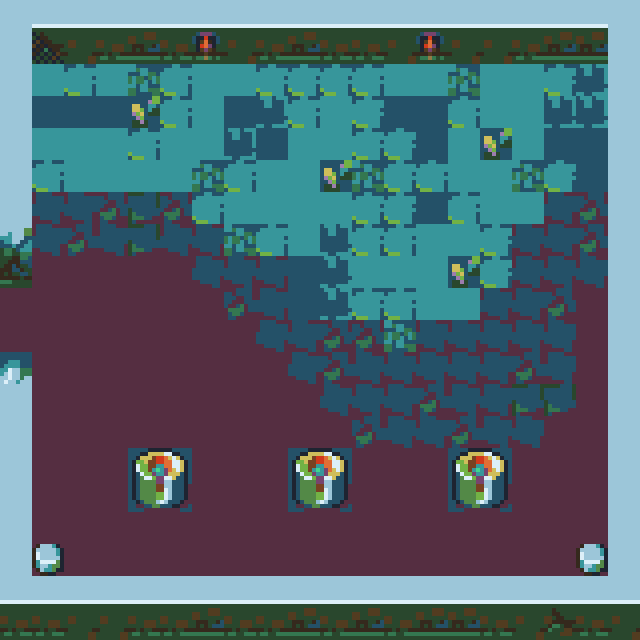

A 2D game scene composited from a Tiled map and its tileset images. What follows is a short description and the map's XML, with every tile layer's data as written:
An orthogonal 20x20 tile map with 32x32 px tiles, 1 tile layer (map), 2 hidden layers not drawn.

<map version="1.2" tiledversion="1.2.4" orientation="orthogonal" renderorder="left-up" width="20" height="20" tilewidth="32" tileheight="32" infinite="0" nextlayerid="4" nextobjectid="1">
 <tileset firstgid="1" source="map.tsx" />
 <layer id="2" name="map" width="20" height="20">
  <data encoding="csv">
1062,1063,1064,1065,1066,1067,1068,1069,1065,1066,1067,1067,1074,1075,1068,1069,1070,1071,1072,1425,
1096,1097,1098,1099,1100,1101,1109,1103,1099,1100,1101,1101,1108,1109,1102,1103,1104,1105,1106,1459,
1198,1340,1339,1340,1338,1339,1340,1340,1270,1270,1270,1270,1340,1167,1473,1166,1167,1476,1203,1493,
1232,1173,1173,1173,1206,1339,1340,1202,1236,1200,1201,1200,1173,1173,1507,1166,1167,1510,1203,1527,
1266,1478,1478,1478,1270,1478,1374,1236,1202,1166,1167,1270,1270,1173,1166,1206,1201,1237,1237,1527,
1300,1270,1478,1478,1478,1478,1408,1270,1478,1166,1206,1473,1474,1270,1166,1167,1475,1476,1271,1527,
1130,1448,1448,1410,1445,1410,1270,1374,1478,1167,1201,1507,1270,1173,1200,1201,1166,1411,1410,1527,
1309,1448,1410,1448,1445,1448,1448,1408,1200,1201,1443,1270,1270,1166,1167,1476,1411,1411,1410,1300,
1343,1381,1381,1381,1381,1381,1448,1448,1448,1202,1203,1166,1166,1167,1206,1476,1411,1411,1413,1334,
1381,1381,1381,1381,1381,1381,1381,1410,1448,1202,1203,1200,1200,1201,1201,1411,1411,1449,1381,1300,
1381,1381,1381,1381,1381,1381,1381,1381,1448,1448,1410,1516,1472,1411,1411,1411,1411,1413,1381,1334,
1178,1381,1381,1381,1381,1381,1381,1381,1381,1448,1410,1411,1411,1411,1411,1411,1449,1413,1381,1368,
1334,1381,1381,1381,1381,1381,1381,1381,1381,1381,1448,1411,1411,1410,1411,1411,1445,1514,1381,1402,
1368,1381,1381,1381,1381,1381,1381,1381,1381,1381,1381,1449,1411,1411,1449,1413,1413,1381,1381,1527,
1402,1381,1381,1381,1446,1447,1381,1381,1381,1446,1447,1381,1414,1414,1446,1447,1380,1381,1381,1246,
1436,1381,1381,1381,1480,1481,1381,1381,1381,1480,1481,1381,1414,1414,1480,1481,1380,1381,1381,1280,
1470,1381,1381,1381,1381,1381,1381,1381,1381,1381,1381,1381,1381,1414,1414,1414,1380,1381,1381,1314,
1504,1144,1381,1381,1381,1381,1381,1381,1381,1381,1381,1381,1381,1381,1414,1414,1414,1381,1144,1348,
1065,1539,1540,1541,1542,1543,1544,1545,1065,1066,1065,1066,1067,1551,1552,1553,1554,1555,1545,1382,
1099,1573,1574,1575,1576,1577,1578,1579,1099,1100,1099,1100,1101,1585,1586,1587,1588,1589,1579,1416
</data>
 </layer>
 <layer id="1" name="collision" width="20" height="20" visible="0">
  <data encoding="csv">
743,743,743,743,743,743,743,743,743,743,743,743,743,743,743,743,743,743,743,743,
743,0,0,0,0,0,0,0,0,0,0,0,0,0,0,0,0,0,0,743,
743,0,0,0,0,0,0,0,0,0,0,0,0,0,0,0,0,0,0,743,
743,0,0,0,0,0,0,0,0,0,0,0,0,0,0,0,0,0,0,743,
743,0,0,0,0,0,0,0,0,0,0,0,0,0,0,0,0,0,0,743,
743,0,0,0,0,0,0,0,0,0,0,0,0,0,0,0,0,0,0,743,
743,0,0,0,0,0,0,0,0,0,0,0,0,0,0,0,0,0,0,743,
743,0,0,0,0,0,0,0,0,0,0,0,0,0,0,0,0,0,0,743,
0,0,0,0,0,0,0,0,0,0,0,0,0,0,0,0,0,0,0,743,
0,0,0,0,0,0,0,0,0,0,0,0,0,0,0,0,0,0,0,743,
0,0,0,0,0,0,0,0,0,0,0,0,0,0,0,0,0,0,0,743,
743,0,0,0,0,0,0,0,0,0,0,0,0,0,0,0,0,0,0,743,
743,0,0,0,0,0,0,0,0,0,0,0,0,0,0,0,0,0,0,743,
743,0,0,0,0,0,0,0,0,0,0,0,0,0,0,0,0,0,0,743,
743,0,0,0,743,743,0,0,0,743,743,0,0,0,743,743,0,0,0,743,
743,0,0,0,0,0,0,0,0,0,0,0,0,0,0,0,0,0,0,743,
743,0,0,0,0,0,0,0,0,0,0,0,0,0,0,0,0,0,0,743,
743,743,0,0,0,0,0,0,0,0,0,0,0,0,0,0,0,0,743,743,
743,743,743,743,743,743,743,743,743,743,743,743,743,743,743,743,743,743,743,743,
743,0,0,0,0,0,0,0,0,0,0,0,0,0,0,0,0,0,0,0
</data>
 </layer>
 <layer id="3" name="light" width="20" height="20" visible="0">
  <data encoding="csv">
0,0,0,0,0,0,0,0,0,0,0,0,0,0,0,0,0,0,0,0,
0,0,0,0,0,0,743,0,0,0,0,0,0,743,0,0,0,0,0,0,
0,0,0,0,0,0,0,0,0,0,0,0,0,0,0,0,0,0,0,0,
0,0,0,0,0,0,0,0,0,0,0,0,0,0,0,0,0,0,0,0,
0,0,0,0,0,0,0,0,0,0,0,0,0,0,0,0,0,0,0,0,
0,0,0,0,0,0,0,0,0,0,0,0,0,0,0,0,0,0,0,0,
0,0,0,0,0,0,0,0,0,0,0,0,0,0,0,0,0,0,0,0,
0,0,0,0,0,0,0,0,0,0,0,0,0,0,0,0,0,0,0,0,
0,0,0,0,0,0,0,0,0,0,0,0,0,0,0,0,0,0,0,0,
0,0,0,0,0,0,0,0,0,0,0,0,0,0,0,0,0,0,0,0,
0,0,0,0,0,0,0,0,0,0,0,0,0,0,0,0,0,0,0,0,
0,0,0,0,0,0,0,0,0,0,0,0,0,0,0,0,0,0,0,0,
0,0,0,0,0,0,0,0,0,0,0,0,0,0,0,0,0,0,0,0,
0,0,0,0,0,0,0,0,0,0,0,0,0,0,0,0,0,0,0,0,
0,0,0,0,0,0,0,0,0,0,0,0,0,0,0,0,0,0,0,0,
0,0,0,0,0,0,0,0,0,0,0,0,0,0,0,0,0,0,0,0,
0,0,0,0,0,0,0,0,0,0,0,0,0,0,0,0,0,0,0,0,
0,0,0,0,0,0,0,0,0,0,0,0,0,0,0,0,0,0,0,0,
0,0,0,0,0,0,0,0,0,0,0,0,0,0,0,0,0,0,0,0,
0,0,0,0,0,0,0,0,0,0,0,0,0,0,0,0,0,0,0,0
</data>
 </layer>
</map>
